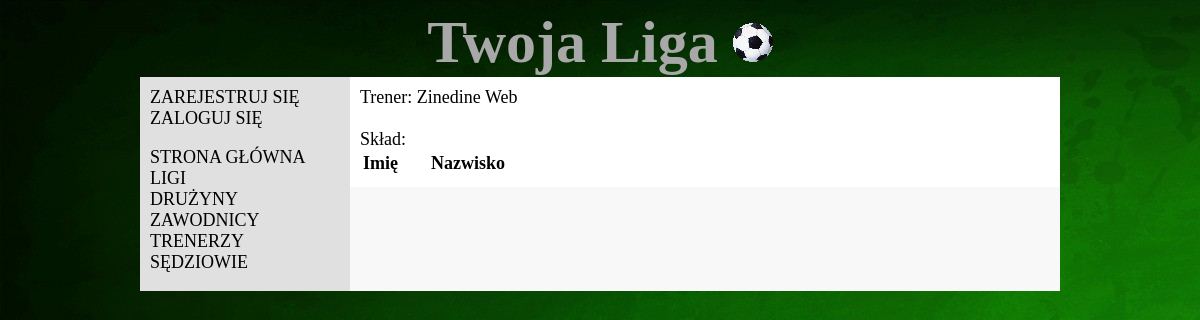
The page /currentteamsquad/2/ on the database as committed earlier.
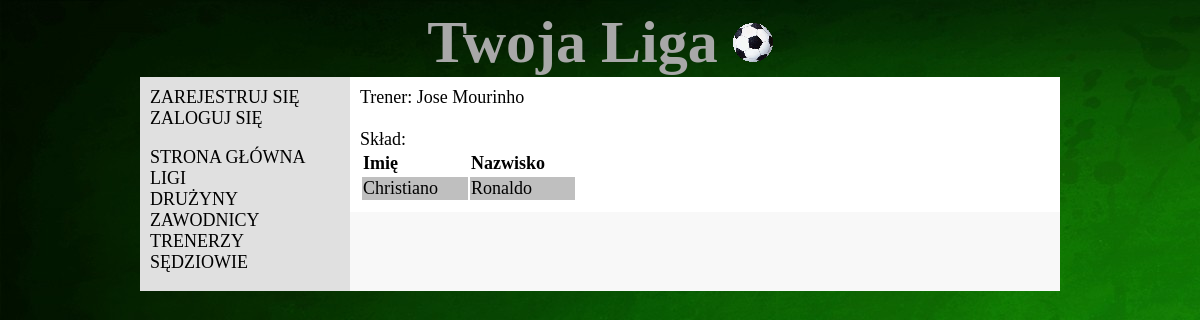
The same page on the database as committed later.
### liga/models.py (models this page shows, shortened)
class Coach(models.Model):
    name=models.CharField(max_length=50)
    surname=models.CharField(max_length=50)

class Team_Player(models.Model):
    team=models.ForeignKey(Team)
    player=models.ForeignKey(Player)

class Player(models.Model):
    name=models.CharField(max_length=50)
    surname=models.CharField(max_length=50)
    available=models.BooleanField()

### liga/views.py (the view)
# urls.py: url(r'^currentteamsquad/(?P<t_id>\d+)/', views.currentteamsquad, name='currentteamsquad'),
def currentteamsquad(request, t_id = "0"):
    teamID = int(t_id)
    if teamID < 1:
        return redirect('/')
    else:
        t = Team.objects.get(id = teamID)
        coach = t.coach
        players_list = Team_Player.objects.filter(team = t)
        template = loader.get_template('currentTeamSquad.html')
        context = RequestContext(request, {
            'players_list' : players_list,
            'team' : t,
            'coach' : coach
        })
        return HttpResponse(template.render(context))

### liga/templates/currentTeamSquad.html (shortened to what this page needs)
<!DOCTYPE html>
{% extends "base.html" %}
{% block content %}
    Trener: {{ coach.name }} {{ coach.surname }}
    <br>
    <br>
    Skład:
    <br>
    <table>
        <tr>
            <td><b>Imię</b></td>
            <td><b>Nazwisko</b></td>
        </tr>
        {% for player in players_list %}
            <tr>
                <td>{{ player.player.name }}</td>
                <td>{{ player.player.surname }}</td>
            </tr>
        {% endfor %}
    </table>
{% endblock %}

Rows that differ between the two databases and show on the page:
changed Coach: name "Zinedine" → "Jose"; surname "Web" → "Mourinho"
added Team_Player: player.name "Christiano", player.surname "Ronaldo"
